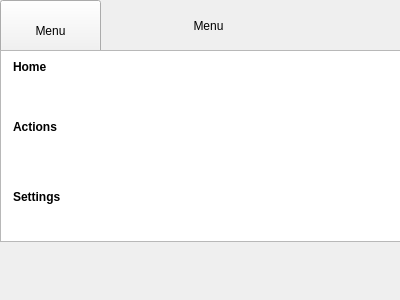
<?xml version="1.0" encoding="UTF-8"?>
<ui version="4.0">
 <class>Menu</class>
 <widget class="QWidget" name="Menu">
  <property name="geometry">
   <rect>
    <x>0</x>
    <y>0</y>
    <width>400</width>
    <height>300</height>
   </rect>
  </property>
  <property name="windowTitle">
   <string>Form</string>
  </property>
  <property name="layoutDirection">
   <enum>Qt::LeftToRight</enum>
  </property>
  <widget class="QPushButton" name="menuButton">
   <property name="geometry">
    <rect>
     <x>0</x>
     <y>0</y>
     <width>101</width>
     <height>61</height>
    </rect>
   </property>
   <property name="text">
    <string>Menu</string>
   </property>
  </widget>
  <widget class="QLabel" name="label">
   <property name="geometry">
    <rect>
     <x>98</x>
     <y>5</y>
     <width>221</width>
     <height>41</height>
    </rect>
   </property>
   <property name="text">
    <string>Menu</string>
   </property>
   <property name="alignment">
    <set>Qt::AlignCenter</set>
   </property>
  </widget>
  <widget class="QListWidget" name="listWidget">
   <property name="geometry">
    <rect>
     <x>0</x>
     <y>50</y>
     <width>401</width>
     <height>192</height>
    </rect>
   </property>
  </widget>
  <widget class="QCommandLinkButton" name="homeLinkButton">
   <property name="geometry">
    <rect>
     <x>0</x>
     <y>50</y>
     <width>401</width>
     <height>61</height>
    </rect>
   </property>
   <property name="font">
    <font>
     <kerning>true</kerning>
    </font>
   </property>
   <property name="text">
    <string>Home</string>
   </property>
   <property name="iconSize">
    <size>
     <width>0</width>
     <height>0</height>
    </size>
   </property>
  </widget>
  <widget class="QCommandLinkButton" name="actionsLinkButton">
   <property name="geometry">
    <rect>
     <x>0</x>
     <y>110</y>
     <width>401</width>
     <height>61</height>
    </rect>
   </property>
   <property name="text">
    <string>Actions</string>
   </property>
   <property name="iconSize">
    <size>
     <width>0</width>
     <height>0</height>
    </size>
   </property>
  </widget>
  <widget class="QCommandLinkButton" name="settingsLinkButton">
   <property name="geometry">
    <rect>
     <x>0</x>
     <y>180</y>
     <width>401</width>
     <height>61</height>
    </rect>
   </property>
   <property name="text">
    <string>Settings</string>
   </property>
   <property name="iconSize">
    <size>
     <width>0</width>
     <height>0</height>
    </size>
   </property>
  </widget>
 </widget>
 <resources/>
 <connections/>
</ui>
